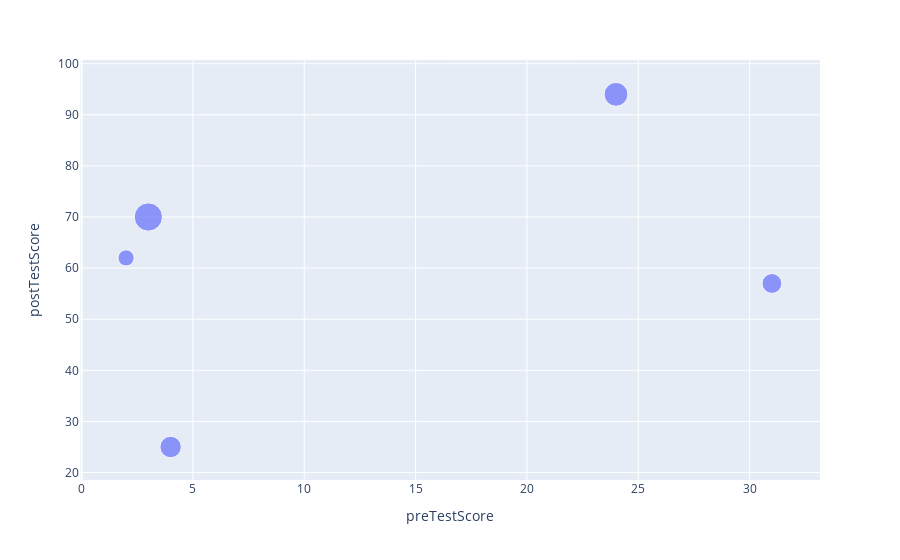

The notebook cell saved with this chart:
### Code cell
fig.show()

### Figure 1 — Plotly figure (JSON) as saved in the notebook; plotly's stock layout.template omitted (floating-point values rounded to 4 significant figures)
{"data": [{"hovertemplate": "preTestScore=%{x}<br>postTestScore=%{y}<br>age=%{marker.size}<extra></extra>", "legendgroup": "", "marker": {"color": "#636efa", "size": [42, 52, 36, 24, 73], "sizemode": "area", "sizeref": 0.1825, "symbol": "circle"}, "mode": "markers", "name": "", "orientation": "v", "showlegend": false, "type": "scatter", "x": [4, 24, 31, 2, 3], "xaxis": "x", "y": [25, 94, 57, 62, 70], "yaxis": "y"}], "layout": {"autosize": true, "legend": {"itemsizing": "constant", "tracegroupgap": 0}, "margin": {"t": 60}, "xaxis": {"anchor": "y", "autorange": true, "domain": [0, 1], "range": [-0.2297, 33.35], "title": {"text": "preTestScore"}, "type": "linear"}, "yaxis": {"anchor": "x", "autorange": true, "domain": [0, 1], "range": [15.81, 103.7], "title": {"text": "postTestScore"}, "type": "linear"}}}
